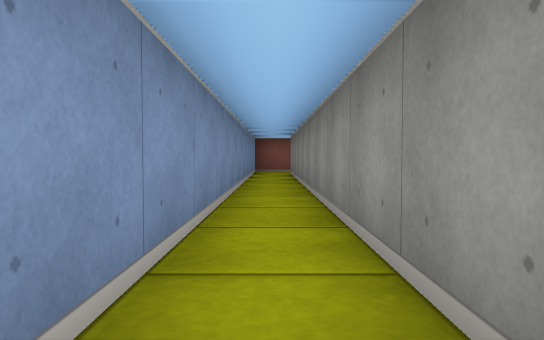
view 1 (above)

22 first-person views from a walk through a cub3D level. The camera is about half as high as the walls, tilts 2° down and sees 70° across. The floor is counted in squares. Each view is taken from the middle of a square. On the plan, view 1 faces up. The plan holds only what a view shows up to about 9 squares ahead; the rest is blank. The place goes on beyond the plan.

view 2
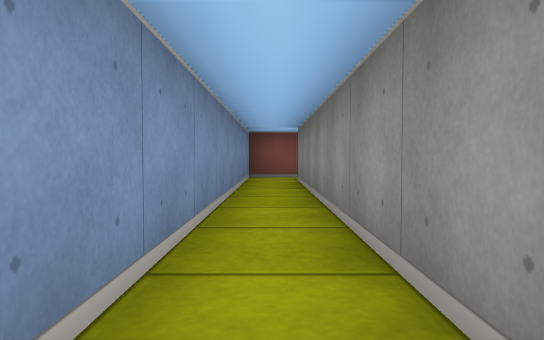

view 3
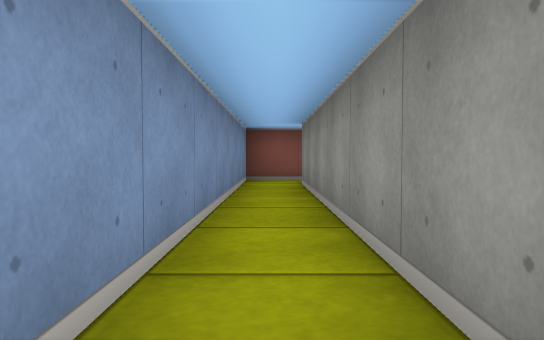

view 4
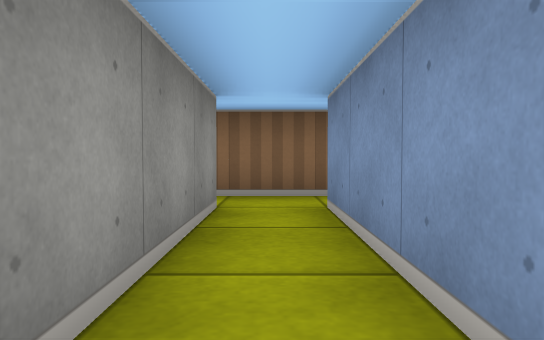

view 5
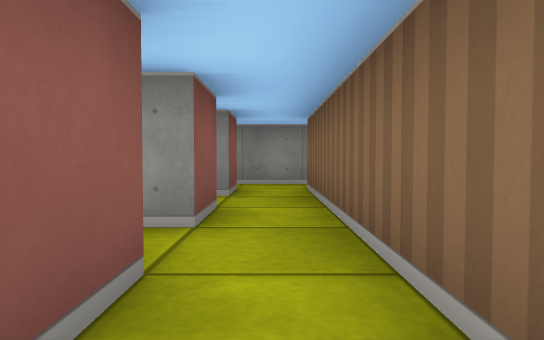

view 6
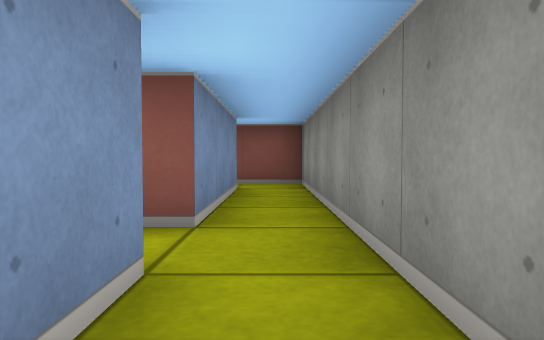

view 7
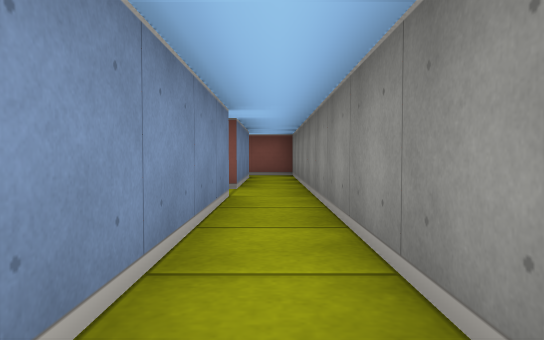

view 8
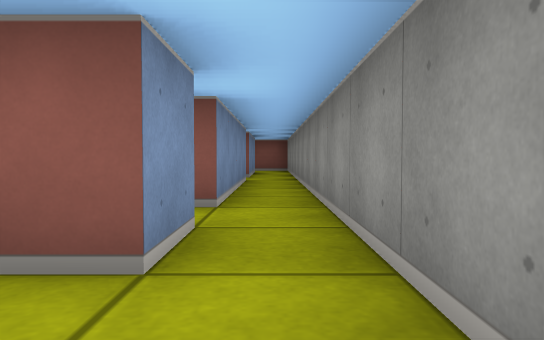

view 9
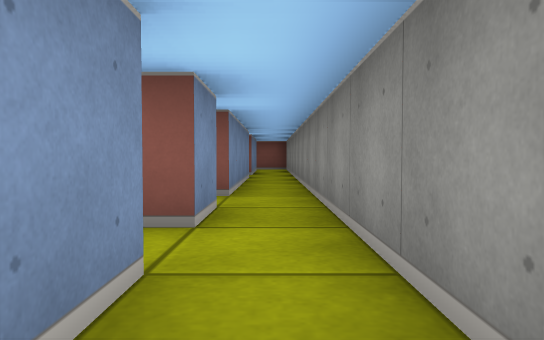

view 10
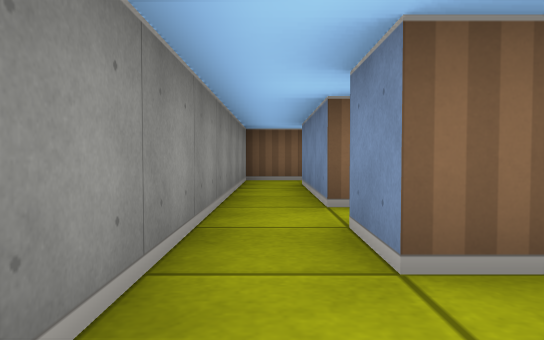

view 11
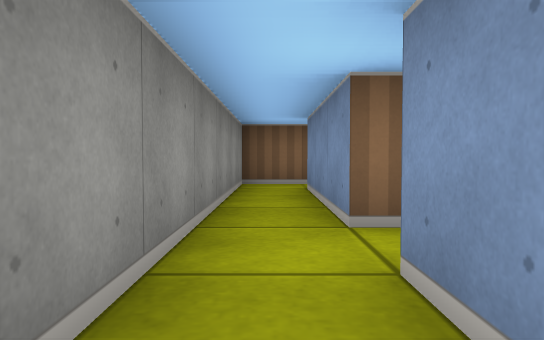

view 12
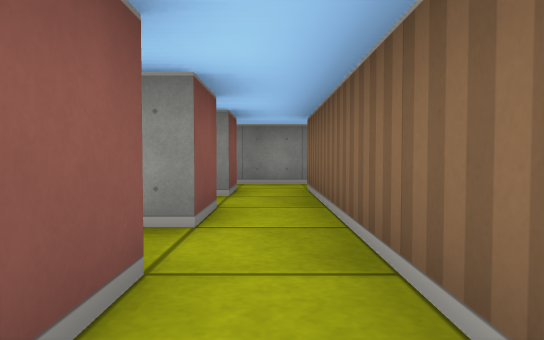

view 13
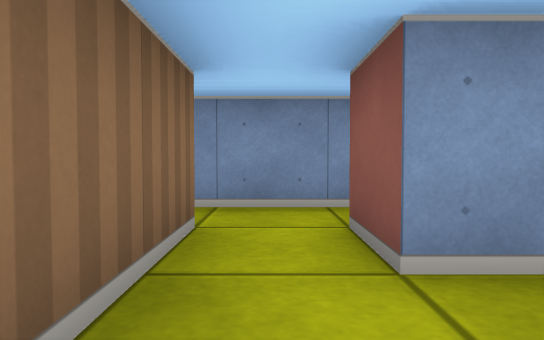

view 14
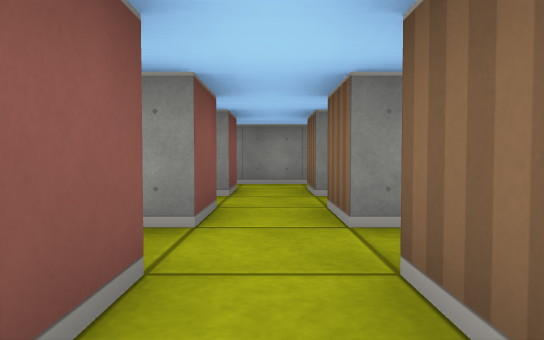

view 15
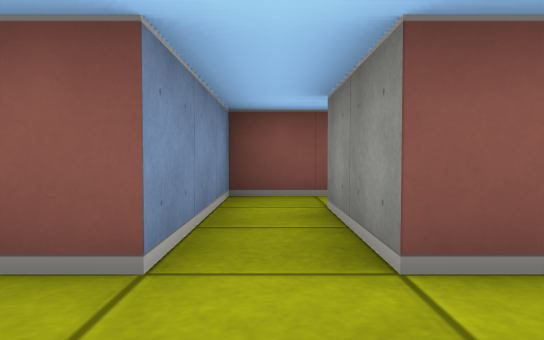

view 16
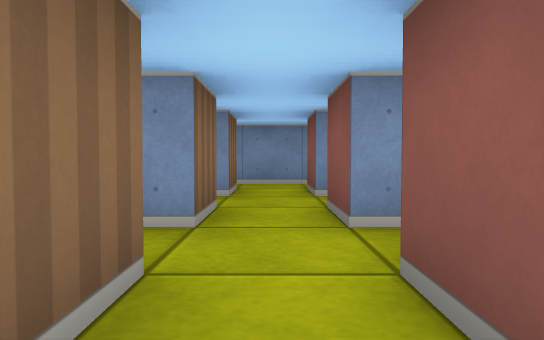

view 17
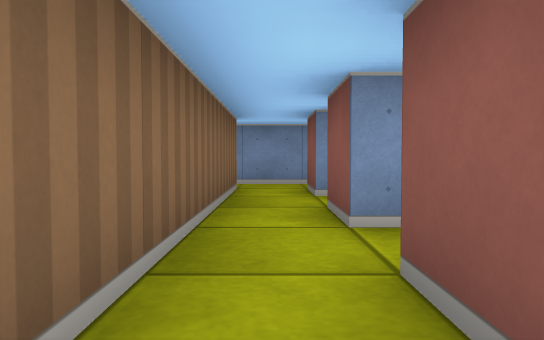

view 18
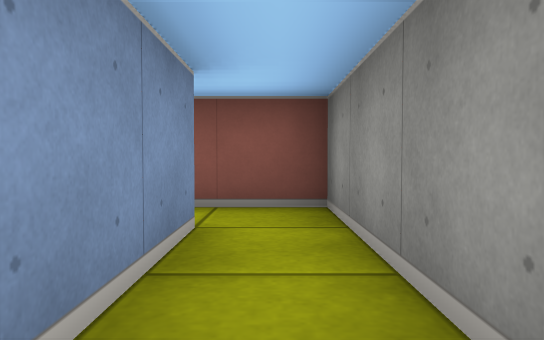

view 19
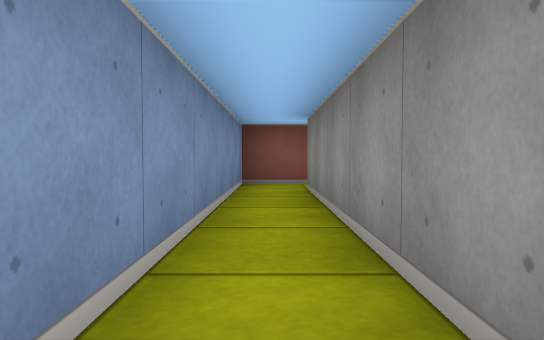

view 20
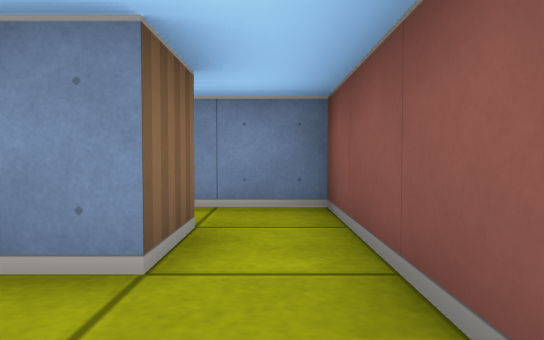

view 21
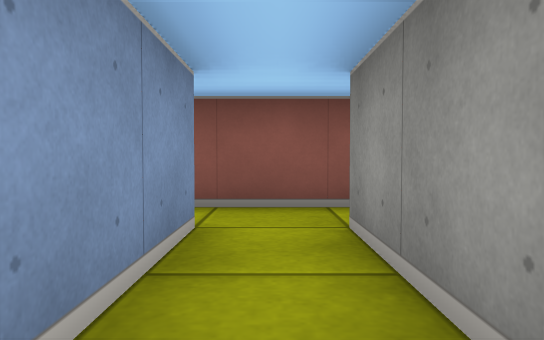

view 22
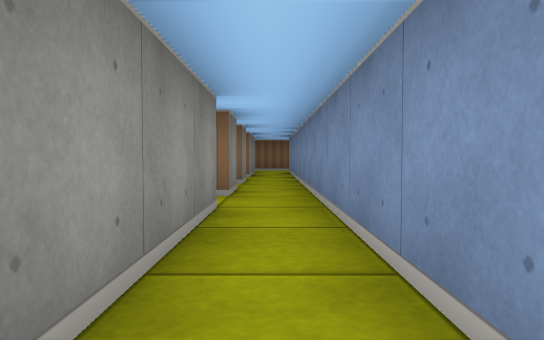

### Floor plan
Ten units are one square. View 1 is at (0, 0); x grows to the right and y downward. Boxes are objects, and circles mark ways between rooms. Rooms are numbered by the first view taken in them; rooms with no view inside come last. Other rooms are left out.
<svg viewBox="-30 -120 80 270">
<path fill="none" stroke="#000" d="M15 5 5 5 5 -105 15 -105M-5 15 15 15M14 -115 -5 -115 -5 5M-15 65 -5 65 -5 75 -15 75M15 75 5 75 5 65 15 65 15 69M-15 85 35 85 35 95M15 55 5 55 5 35M25 75 25 65 35 65 35 75 25 75M-25 54 -25 88M-5 35 -5 55 -15 55M45 95 45 -35 32 -35M-15 15 -5 15M25 15 35 15 35 55 25 55M-5 5 -15 5M-25 4 -25 16M35 -25 35 5 25 5M35 105 35 135M34 145 45 145 45 95M15 -105 15 -65M25 -75 25 -105M28 -115 14 -115M25 -20 25 -25M25 -36 25 -45M15 -46 15 -21M15 15 25 15M8 25 -5 25 -5 35"/>
<circle cx="-10" cy="10" r="3" fill="#2a7"/>
<circle cx="10" cy="-110" r="3" fill="#2a7"/>
<circle cx="10" cy="10" r="3" fill="#2a7"/>
<circle cx="40" cy="90" r="3" fill="#2a7"/>
<circle cx="30" cy="-30" r="3" fill="#2a7"/>
<circle cx="30" cy="10" r="3" fill="#2a7"/>
<circle cx="0" cy="45" r="3" fill="#2a7"/>
<text x="0" y="-50">1</text>
<text x="0" y="70">2</text>
<text x="40" y="120">3</text>
<text x="20" y="-90">4</text>
<text x="20" y="-20">5</text>
<text x="0" y="30">6</text>
</svg>
Room 1 opens to room 2. Room 1 opens to room 4. Room 1 opens to room 5. Room 2 opens to room 3. Room 2 opens to room 5. Room 2 opens to room 6.

Where each view was taken, in squares from view 1:
view 1: 0 up, 0 right, facing up
view 2: 3 up, 0 right, facing up
view 3: 4 up, 0 right, facing up
view 4: 3 up, 0 right, facing down
view 5: 1 down, 2 left, facing right
view 6: 3 down, 4 right, facing up
view 7: 6 down, 4 right, facing up
view 8: 9 down, 4 right, facing up
view 9: 10 down, 4 right, facing up
view 10: 7 down, 4 right, facing down
view 11: 8 down, 4 right, facing down
view 12: 8 down, 2 left, facing right
view 13: 8 down, 1 right, facing left
view 14: 6 down, 2 left, facing right
view 15: 7 down, 0 right, facing up
view 16: 6 down, 4 right, facing left
view 17: 1 down, 4 right, facing left
view 18: 0 up, 4 right, facing up
view 19: 5 up, 0 right, facing up
view 20: 11 up, 3 right, facing left
view 21: 8 up, 2 right, facing up
view 22: 11 up, 2 right, facing down
